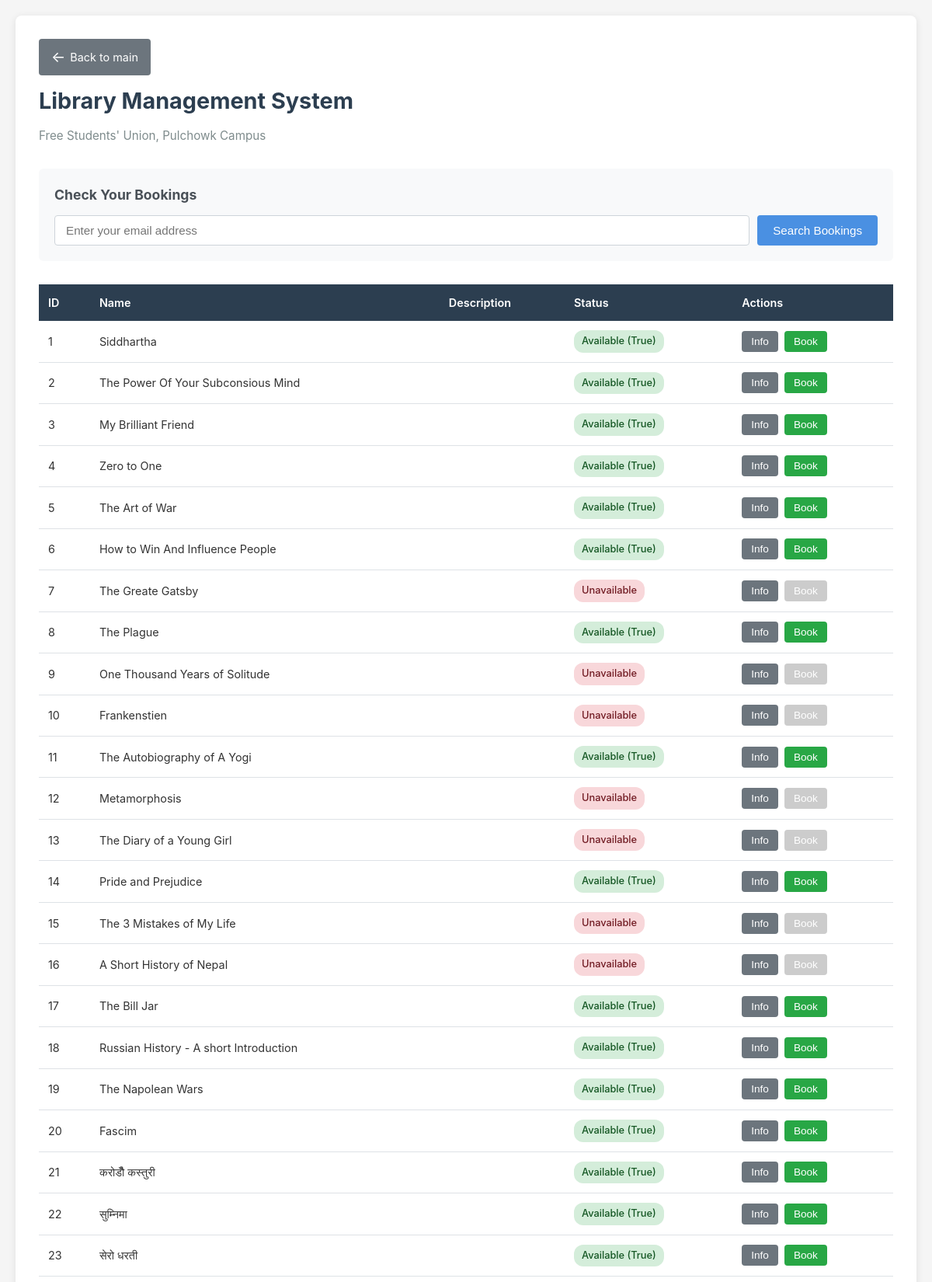
The page /library (upper part) on the database its author committed.
### models.py (models this page shows)
class Item(Base):
    __tablename__ = "items"
    id = Column(Integer, primary_key=True)
    name = Column(String, nullable=False)
    description = Column(String)
    image_path = Column(String, nullable=True)
    available = Column(Boolean, default=True)
    hold_time = Column(Integer, default=3)  # Max-days before return must be done
    occupy_time = Column(Integer, default=15) # Max-days after booking item must be taken
    catagory = Column(Integer,default = 0)
    bookings = relationship("Booking", back_populates="item")

### app.py (the view)
@app.route("/")
@app.route("/library/")
@app.route("/library")
def home():
    db = get_db()
    items = get_all_items_with_id(db,1)
    db.close()
    return render_template("index.html", items=items,name="Library Management System")

### app.py (called while the page is built)
def get_db():
    return SessionLocal()

### models.py (called while the page is built)
def get_all_items_with_id(db,n):
    return db.query(Item).filter(Item.catagory == n).all()

### templates/index.html (shortened to what this page needs)
<!DOCTYPE html>
<html lang="en">
<head>
</head>
<body>
    <div class="container">
        <div class="header">
            <a href="/" class="back-btn">Back to main</a>
        </div>
        <h1>{{name}}</h1>
        <p class="subtitle">Free Students' Union, Pulchowk Campus</p>
        <div class="search-section">
            <h2>Check Your Bookings</h2>
            <form action="/library/user-bookings" method="post" class="search-form">
                <input type="email" name="email" placeholder="Enter your email address" required>
                <button type="submit" class="btn">Search Bookings</button>
            </form>
        </div>
        <div class="table-wrapper">
            <table>
                <thead>
                    <tr>
                        <th>ID</th>
                        <th>Name</th>
                        <th>Description</th>
                        <th>Status</th>
                        <th>Actions</th>
                    </tr>
                </thead>
                <tbody>
                    {% for item in items %}
                        <tr>
                            <td>{{ item.id }}</td>
                            <td>{{ item.name }}</td>
                            <td>{{ item.description }}</td>
                            <td>
                                {% if item.available > 0 %}
                                    <span class="status-badge status-available">Available ({{ item.available }})</span>
                                {% else %}
                                    <span class="status-badge status-unavailable">Unavailable</span>
                                {% endif %}
                            </td>
                            <td>
                                <div class="action-buttons">
                                    <button onclick="showInfo({{ item.id }})" class="btn btn-info">Info</button>
                                    <button onclick="bookItem({{ item.id }})" class="btn btn-book" {% if item.available < 1 %}disabled{% endif %}>Book</button>
                                </div>
                            </td>
                        </tr>
                    {% endfor %}
                </tbody>
            </table>
        </div>
    </div>
</body>
<br>
</html>

### templates/index.html (style rules this page uses)
* { margin: 0; padding: 0; box-sizing: border-box; }
body { font-family: -apple-system, BlinkMacSystemFont, 'Segoe UI', Roboto, Oxygen, Ubuntu, Cantarell, sans-serif; background: #f5f5f5; color: #333; line-height: 1.6; padding: 20px; }
.container { max-width: 1200px; margin: 0 auto; background: white; padding: 30px; border-radius: 8px; box-shadow: 0 2px 10px rgba(0,0,0,0.1); }
h1 { color: #2c3e50; margin-bottom: 10px; font-size: 1.8rem; }
.header { display: flex; align-items: center; gap: 15px; margin-bottom: 10px; }
.back-btn { display: inline-flex; align-items: center; gap: 6px; padding: 8px 16px; background: #6c757d; color: white; text-decoration: none; border-radius: 4px; font-size: 0.9rem; transition: background 0.2s; }
.back-btn::before { content: '←'; font-size: 1.2rem; }
h1 { color: #2c3e50; font-size: 1.8rem; flex: 1; }
.subtitle { color: #7f8c8d; margin-bottom: 30px; font-size: 0.95rem; }
.search-section { background: #f8f9fa; padding: 20px; border-radius: 6px; margin-bottom: 30px; }
.search-section h2 { font-size: 1.1rem; margin-bottom: 12px; color: #495057; }
.search-form { display: flex; gap: 10px; flex-wrap: wrap; }
.search-form input { flex: 1; min-width: 200px; padding: 10px 14px; border: 1px solid #ced4da; border-radius: 4px; font-size: 0.95rem; }
.btn { padding: 10px 20px; background: #4a90e2; color: white; border: none; border-radius: 4px; cursor: pointer; font-size: 0.95rem; font-weight: 500; transition: background 0.2s; }
.btn:disabled { background: #ccc; cursor: not-allowed; }
.btn-info { background: #6c757d; padding: 6px 12px; font-size: 0.85rem; }
.btn-book { background: #28a745; padding: 6px 12px; font-size: 0.85rem; }
.table-wrapper { overflow-x: auto; margin-top: 20px; }
table { width: 100%; border-collapse: collapse; font-size: 0.9rem; }
th { background: #2c3e50; color: white; padding: 12px; text-align: left; font-weight: 600; }
td { padding: 12px; border-bottom: 1px solid #dee2e6; }
.status-badge { display: inline-block; padding: 4px 10px; border-radius: 12px; font-size: 0.8rem; font-weight: 500; }
.status-available { background: #d4edda; color: #155724; }
.status-unavailable { background: #f8d7da; color: #721c24; }
.action-buttons { display: flex; gap: 8px; }

### rows shown on the page
Item: id "1", name "Siddhartha", available "True"
Item: id "2", name "The Power Of Your Subconsious Mind", available "True"
Item: id "3", name "My Brilliant Friend", available "True"
Item: id "4", name "Zero to One", available "True"
Item: id "5", name "The Art of War", available "True"
Item: id "6", name "How to Win And Influence People", available "True"
Item: id "7", name "The Greate Gatsby", available "Unavailable"
Item: id "8", name "The Plague", available "True"
Item: id "9", name "One Thousand Years of Solitude", available "Unavailable"
Item: id "10", name "Frankenstien", available "Unavailable"
Item: id "11", name "The Autobiography of A Yogi", available "True"
Item: id "12", name "Metamorphosis", available "Unavailable"
Item: id "13", name "The Diary of a Young Girl", available "Unavailable"
Item: id "14", name "Pride and Prejudice", available "True"
Item: id "15", name "The 3 Mistakes of My Life", available "Unavailable"
Item: id "16", name "A Short History of Nepal", available "Unavailable"
Item: id "17", name "The Bill Jar", available "True"
Item: id "18", name "Russian History - A short Introduction", available "True"
Item: id "19", name "The Napolean Wars", available "True"
Item: id "20", name "Fascim", available "True"
Item: id "21", name "करोडौँ कस्तुरी", available "True"
Item: id "22", name "सुम्निमा", available "True"
Item: id "23", name "सेरो धरती", available "True"

### other values the page prints
{{ name }} "Library Management System"
